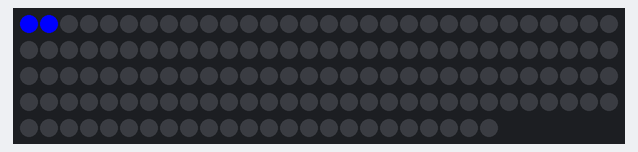
Bench run of a program on a simulated Raspberry Pi (BCM pin numbers). Parts: 144 RGB LEDs in strip order, left to right, continuing on the next row. Dim RGB values are drawn brighter than linear.

Above: at 0.2 s.
At 4.0 s:
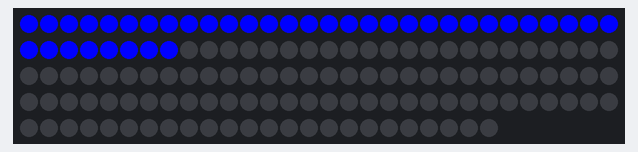
At 7.8 s:
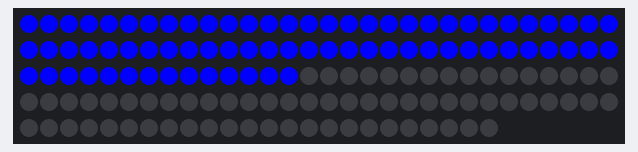
At 15.4 s:
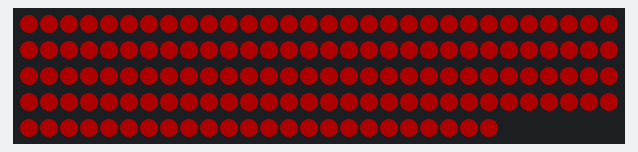
At 16.4 s:
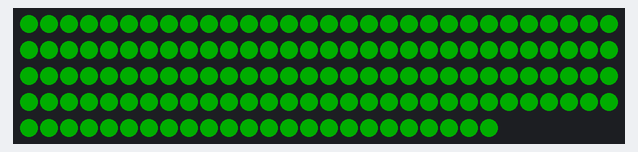
At 17.4 s:
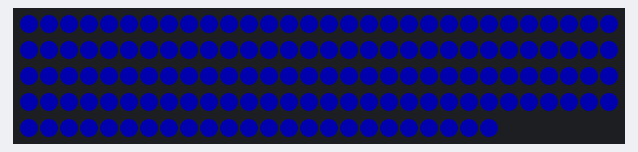

Measured:
- by itself, everything shown: repeats every 3.0 s, in 3 steps
- what the display in image 3 shows lasts 1.0 s, from 15.4 s to 16.4 s

The program:

cube.py
```python
import board
import neopixel
import time
from datetime import datetime
from signal import signal, SIGINT
from sys import exit

total=12*12
pixels=neopixel.NeoPixel(board.D18,total,auto_write=False)

def handler(signal,frame):
    print("Goodbye...")
    pixels.fill((0,0,0))
    pixels.show()
    exit(0)

signal(SIGINT,handler)

for i in range(total):
    pixels[i]=(0,0,255)
    pixels.show()
    time.sleep(0.1)

while True:
    pixels.fill((50,0,0))
    pixels.show()
    time.sleep(1.0)
    pixels.fill((0,50,0))
    pixels.show()
    time.sleep(1.0)
    pixels.fill((0,0,50))
    pixels.show()
    time.sleep(1.0)
```
